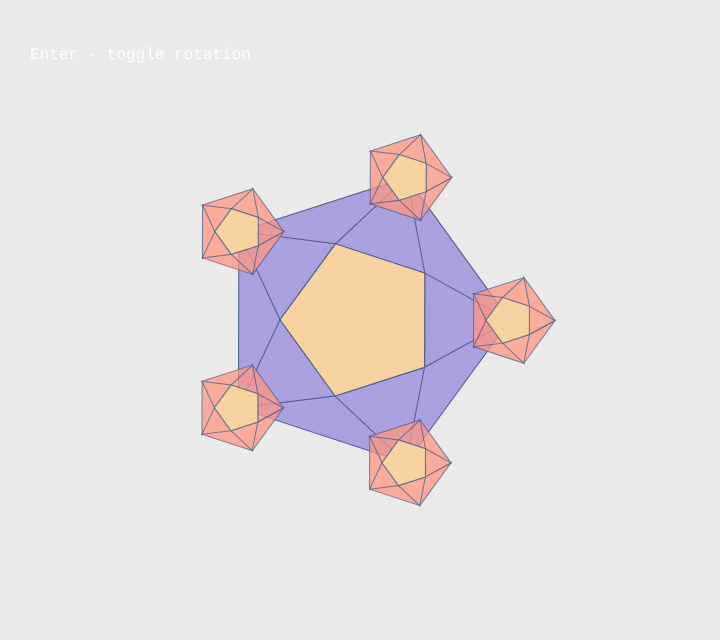
Frame 1 (no input)
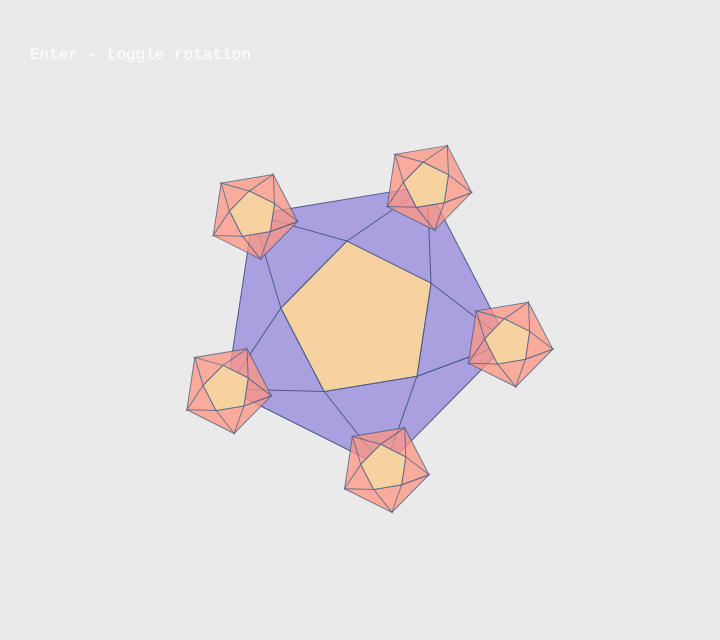
Frame 60 (no input)
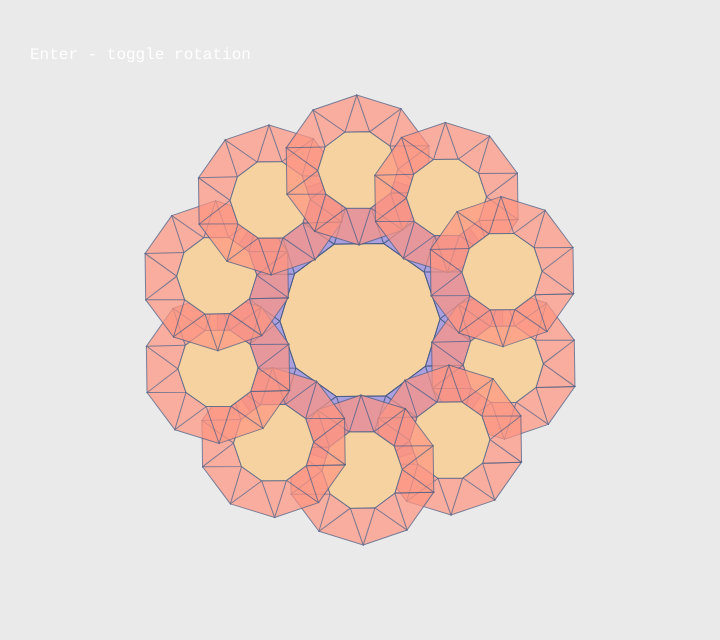
Frame 120 (the mouse pressed at the canvas centre since frame 60)

The p5.js sketch that drew these frames (run headless with seeded random() and noise() and a simulated clock; from frame 60 on, the mouse is pressed at the canvas centre):

// p5.js sketch
// ── sketch.js
let doRotate = true;
let rotPos = 0;

function setup() {
  createCanvas(720, 640);
  background(204);
  let text = createP("Enter - toggle rotation");
  text.position(30, 30);
  text.style("color", "white");
  text.style("font-family", "Courier New");
}

function keyPressed() {
  if (keyCode === ENTER) {
    doRotate = !doRotate;
  }
}

function draw() {
  background(234);
  translate(width / 2, height / 2);
  if (doRotate) {
    rotPos++;
  }
  rotate(rotPos / 400.0);
  const numPoints = int(map(mouseX, 0, width, 5, 16));
  const scale = map(mouseY, 0, height, 0.3, 0.7);

  const inR = 80;
  const outR = 150;
  const outsidePolyPts = drawWhole(0, 0, numPoints, inR, outR);

  for (let i = 0; i < outsidePolyPts.length - 1; i++) {
    const c = outsidePolyPts[i];
    drawWhole(
      c.x,
      c.y,
      numPoints,
      inR * scale,
      outR * scale,
      10,
      100,
      0.8 - numPoints * 0.01
    );
  }
}

function drawWhole(
  x,
  y,
  numPoints,
  insideRadius,
  outsideRadius,
  fillHue = 250,
  fillSat = 50,
  opacity = 1
) {
  const outsidePolyPts = [];
  let angle = 0;
  let angleStep = 180.0 / numPoints;
  fill(`hsla(${fillHue}, ${fillSat}%, 75%, ${opacity})`);
  stroke(`hsla(220, 30%, 40%, ${opacity})`);
  const insidePolyPts = [];
  beginShape(TRIANGLE_STRIP);
  for (let i = 0; i <= numPoints; i++) {
    let px = x + cos(radians(angle)) * outsideRadius;
    let py = y + sin(radians(angle)) * outsideRadius;
    angle += angleStep;
    vertex(px, py);
    outsidePolyPts.push(createVector(px, py));
    px = x + cos(radians(angle)) * insideRadius;
    py = y + sin(radians(angle)) * insideRadius;
    vertex(px, py);
    insidePolyPts.push(createVector(px, py));
    angle += angleStep;
  }
  endShape();
  fill("hsl(34, 85%, 80%)");
  beginShape();
  for (let i = 0; i < insidePolyPts.length; i++) {
    vertex(insidePolyPts[i].x, insidePolyPts[i].y);
  }
  endShape();

  return outsidePolyPts;
}
